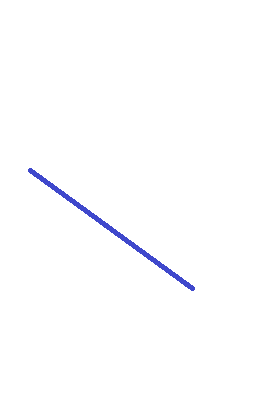
#> input picture HW[5]/images/img_02.jpg, 269 x 412 px
$ jupyter execute Q4.ipynb   (shell and % lines are left out)
#> lines starting #> are read from the running program, lines starting #| are printed output that depends on the picture; after the words box and inside, x2 and y2 are one past the last pixel; in counts of white or black regions, pixels touching at a corner belong together; long printed decimals are rounded
[cell 1]
import cv2
import numpy as np
import matplotlib.pyplot as pl

image_path = "./images/"

[cell 2]
img2 = cv2.imread("./images/img_02.jpg", )
#> img2 is the input picture: shape (412, 269, 3); mean B, G, R 254.5, 253.3, 253.2
pl.figure()
pl.title("Base Image")
pl.imshow(img2, cmap='bone')
img2.shape
#> Out = (412, 269, 3)

[cell 3]
edge = cv2.Canny(img2, 200, 200)
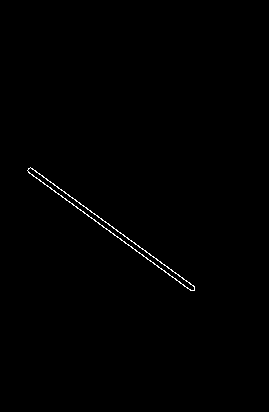
#> edge: shape (412, 269); 0.44% white in thin lines or dots, all inside (x1, y1, x2, y2) = (27, 167, 195, 291)
pl.figure()
pl.title("Edges")
pl.imshow(edge, cmap='bone')
edge.shape
#> Out = (412, 269)

[cell 4]
points_cord = []

for i in range(img2.shape[0]):
    for j in range(img2.shape[1]):
        if edge[i, j] > 200:
            # print(f"i:{i}, j:{j},img2: {edge[i,j]}")
            points_cord.append(np.array([i, j]))

len(points_cord)
#> Out = 488

[cell 5]
points = np.array(points_cord)
mean = np.mean(points, axis=0)
#> mean = [229, 111]
mul = points[:, 0] * points[:, 1] # x * y


mean_x = mean[0] # mean of x
#> mean_x = 229
mean_y = mean[1] # mean of y
#> mean_y = 111
x2_mean = np.mean(points[:, 0] * points[:, 0]) # mean of x * y
#> x2_mean = 53683.8

mul_mean = np.mean(mul) # mean of x * y
#> mul_mean = 27116.2

m = ((mean_x * mean_y - mul_mean)/(mean_x * mean_x - x2_mean))
#> m = 1.37

c = (mean_y - m * mean_x)
#> c = -202

print("m:", m, "c:", c,"mean_x:",mean_x, "mean_y:",mean_y)
#| m: 1.367 c: -201.986 mean_x: 228.998 mean_y: 110.990

[cell 6]
img = cv2.imread('images/img_02.jpg')
line = cv2.line(img, ( int(m+c),1), ( int(m*350+c),350), (10, 50, 150),2)

pl.figure()
pl.title("Line founded")
pl.imshow(line, cmap='bone')
line.shape
#> Out = (412, 269, 3)


$ run again, with HW[5]/images/img_01.jpg copied over HW[5]/images/img_02.jpg
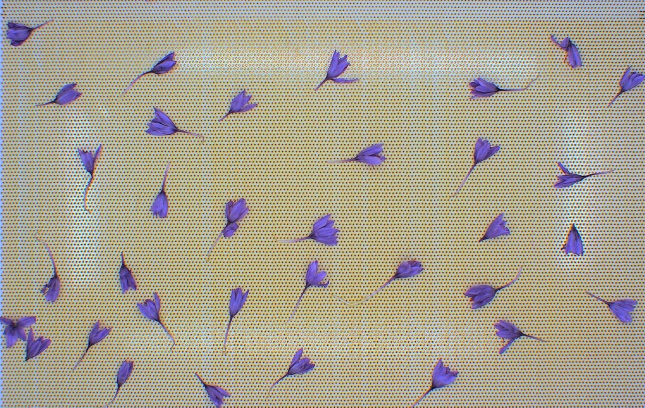
#> input picture HW[5]/images/img_01.jpg, 1290 x 815 px (shown at 1/2 size)
#> img2 is the input picture: shape (815, 1290, 3); mean B, G, R 145.8, 163.3, 169.6
#> `edge = cv2.Canny(img2, 200, 200)`:
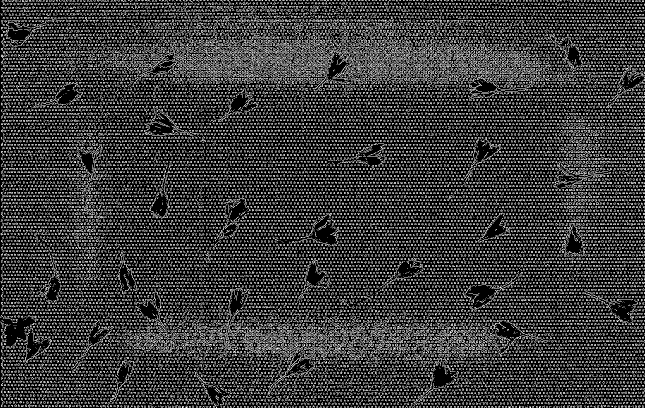
#> edge: shape (815, 1290) (shown at 1/2 size); 22.9% white in thin lines or dots
#| m: -0.004624 c: 651.064 mean_x: 398.530 mean_y: 649.221
